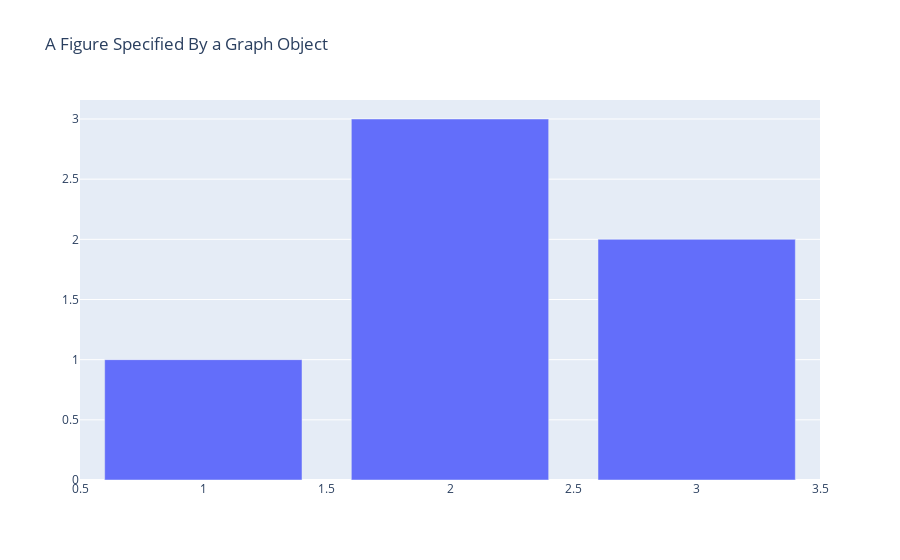

The notebook cell this image was saved under:
### Markdown cell above
## Introdução

### Code cell
import plotly.graph_objects as go

fig = go.Figure(
    data=[go.Bar(x=[1, 2, 3], y=[1, 3, 2])],
    layout=go.Layout(
        title=go.layout.Title(text="A Figure Specified By a Graph Object")
    )
)

fig.show()

### Figure 1 — Plotly figure (JSON) as saved in the notebook; plotly's stock layout.template omitted (floating-point values rounded to 4 significant figures)
{"data": [{"type": "bar", "x": [1, 2, 3], "y": [1, 3, 2]}], "layout": {"title": {"text": "A Figure Specified By a Graph Object"}}}
